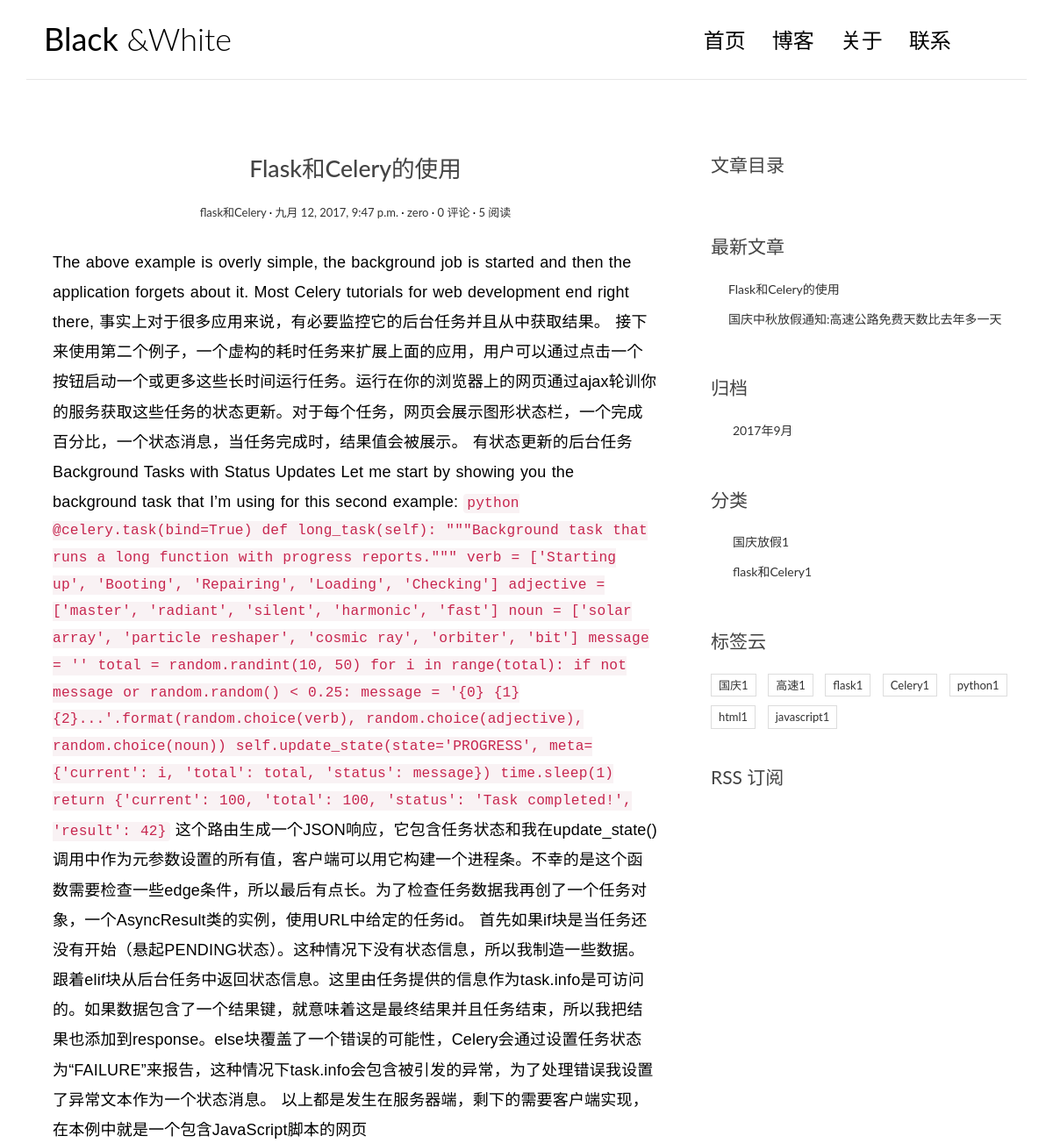
The app's page /post/2/ (upper part), older data.
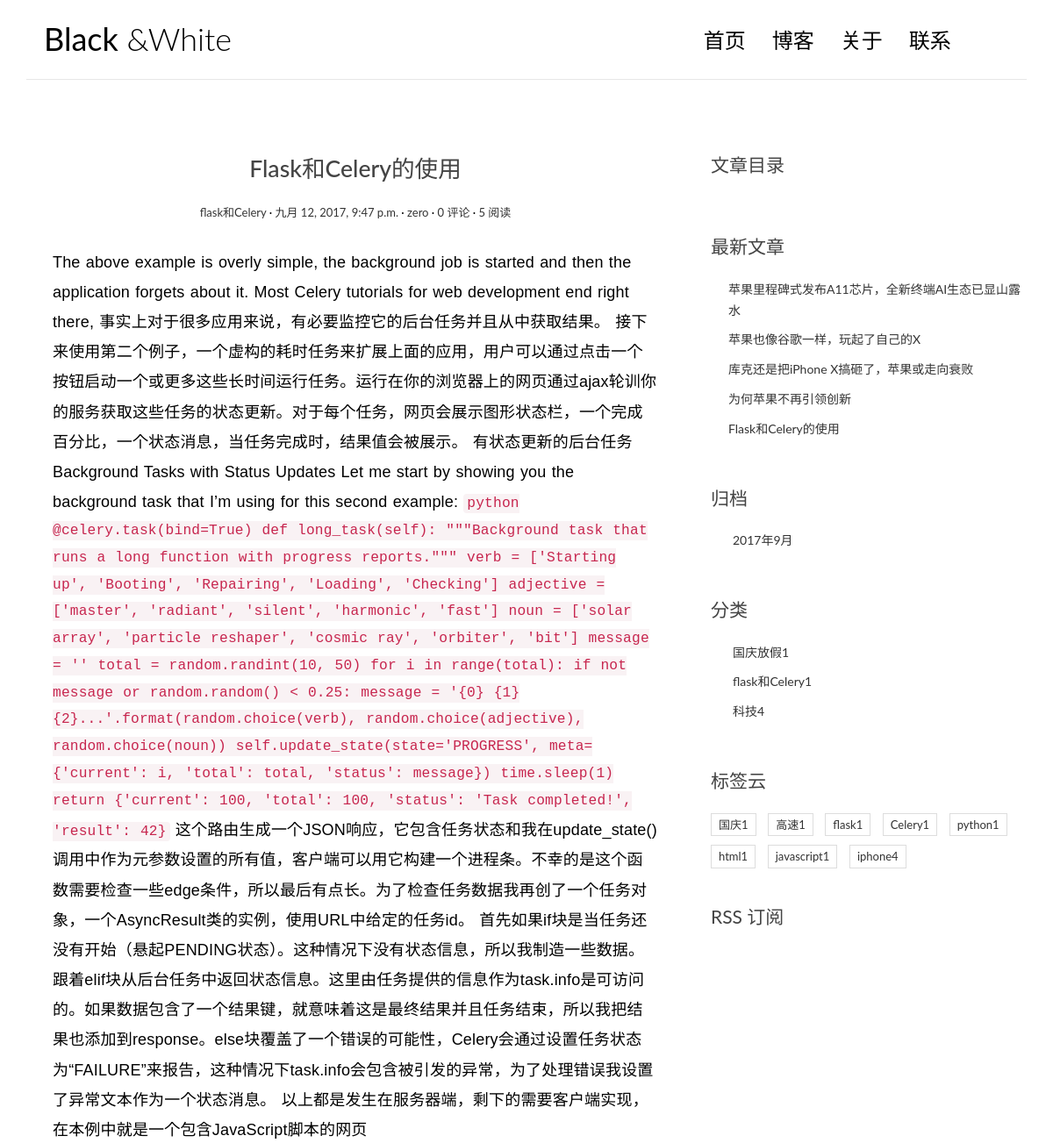
The same page, newer data.
### blog/models.py (models this page shows, shortened)
class Post(models.Model):
    title = models.CharField(max_length=64)
    body = models.TextField()
    created_time = models.DateTimeField()
    modified_time = models.DateTimeField()
    excerpt = models.CharField(max_length=256, blank=True)
    category = models.ForeignKey(Category)
    tags = models.ManyToManyField(Tag, blank=True)
    author = models.ForeignKey(User)
    views = models.PositiveIntegerField(default=0)
    def increase_views(self):
        self.views += 1
        self.save(update_fields=['views'])
    class Meta:
        ordering = ['-created_time', '-modified_time']
    def get_absolute_url(self):
        return reverse('blog:detail', kwargs={'pk': self.pk})
    def save(self,*args,**kwargs):
        if not self.excerpt:
            md = Markdown(extensions=[
                'markdown.extensions.extra',
                'markdown.extensions.codehilite',
            ])
            self.excerpt = strip_tags(md.convert(self.body))[:32]
            super().save(*args,**kwargs)

class Category(models.Model):
    name = models.CharField(max_length=64)

class Tag(models.Model):
    name = models.CharField(max_length=64)

### blog/views.py (the view)
# urls.py: url(r'^post/(?P<pk>[0-9]+)/$', views.PostDeailView.as_view(), name='detail'),  # post/1
class PostDeailView(DetailView):
    model = Post
    template_name = 'blog/detail.html'
    context_object_name = 'post'
    def get(self, request, *args, **kwargs):
        response = super().get(request, *args, **kwargs)
        self.object.increase_views()
        return response
    def get_object(self, queryset=None):
        post = super().get_object(queryset)
        md = Markdown(xtensions=[
            'markdown.extensions.extra',
            'markdown.extensions.codehilite',
            TocExtension(slugify=slugify)
        ])
        post.body = md.convert(post.body)
        return post
    def get_context_data(self, **kwargs):
        context = super().get_context_data(**kwargs)
        form = CommentForm()
        comment_list = self.object.comment_set.all()
        context.update({
            'form': form,
            'comment_list': comment_list,
        })
        return context

### blog/templatetags/blog_tags.py (called while the page is built)
@register.simple_tag
def get_recent_posts(num=5):
    return Post.objects.all().order_by('-created_time')[:num]

@register.simple_tag
def archives():
    return Post.objects.dates('created_time','month',order='DESC')

@register.simple_tag
def get_categories():
    return Category.objects.annotate(num_posts=Count('post')).filter(num_posts__gt=0)

@register.simple_tag
def get_tags():
    return Tag.objects.annotate(num_posts=Count('post')).filter(num_posts__gt=0)

### templates/blog/detail.html (shortened to what this page needs)
{% extends 'blog/base.html' %}
{% block main %}
<article class="post post-{{ post.pk }}">
    <header class="entry-header">
        <h1 class="entry-title">{{ post.title }}</h1>
        <div class="entry-meta">
            <span class="post-category"><a href="#">{{ post.category.name }}</a></span>
            <span class="post-date"><a href="#"><time class="entry-date" datetime="{{ post.created_time }}">{{ post.created_time }}</time></a></span>
            <span class="post-author"><a href="#">{{ post.author }}</a></span>
            <span class="comments-link"><a href="{{post.get_absolute_url}}#comment-area">{{post.comment_set.count}} 评论</a></span>
            <span class="views-count"><a href="#">{{post.views}} 阅读</a></span>
        </div>
    </header>
    <div class="entry-content clearfix">
        {{ post.body|safe }}
    </div>
</article>
{% endblock main %}
{% block toc %}
<div class="widget widget-content">
<h3 class="widget-title">文章目录</h3>
</div>
{% endblock toc %}

### templates/blog/base.html (shortened to what the changed rows need)
{% load staticfiles %}
{% load blog_tags %}
<html>
<head>
    <link rel="stylesheet" href="{% static 'blog/css/bootstrap.min.css' %}">
    <link rel="stylesheet" href="{% static 'blog/css/custom.css' %}">
    <link rel="stylesheet" href="{% static 'blog/css/pace.css' %}">
    <link rel="stylesheet" href="{% static 'blog/css/highlights/github.css' %}">
    <link rel="stylesheet" href="http://code.ionicframework.com/ionicons/2.0.1/css/ionicons.min.css">
</head>
<body>
<div class="container">
    <header id="site-header">
        <div class="row">
            <div class="col-md-4 col-sm-5 col-xs-8">
                <div class="logo">
                    <h1><a href="{% url 'blog:index' %}"><b>Black</b> &amp;White</a></h1>
                </div>
            </div>
        </div>
    </header>
</div>
<div class="content-body">
    <div class="container">
        <div class="row">
            <main class="col-md-8">
                {% block main %}
                {% endblock %}
            </main>
            <aside class="col-md-4">
                <div class="widget widget-recent-posts">
                    {% get_recent_posts as recent_post_list %}
                    <ul>
                        {% for post in recent_post_list %}
                        <li>
                            <a href="{{ post.get_absolute_url }}">{{post.title}}</a>
                        </li>
                        {% empty %}
                        没有文章
                        {% endfor %}
                    </ul>
                </div>
                <div class="widget widget-archives">
                    {% archives as date_list %}
                    <ul>
                        {% for date in date_list %}
                        <li>
                            <a href="{% url 'blog:archives' date.year date.month %}">{{date.year}}年{{date.month}}月</a>
                        </li>
                        {% empty %}
                        没有归档
                        {% endfor %}
                    </ul>
                </div>
                <div class="widget widget-category">
                    {% get_categories as category_list %}
                    <ul>
                        {% for category in category_list %}
                        <li>
                            <a href="{% url 'blog:category' category.pk %}">{{category.name}}<span class="post-count">{{category.num_posts}}</span> </a>
                        </li>
                        {% empty %}
                        没有分类
                        {% endfor %}
                    </ul>
                </div>
                <div class="widget widget-tag-cloud">
                    {% get_tags as tag_list %}
                    <ul>
                       {% for tag in tag_list %}
                        <li>
                            <a href="{% url 'blog:tag' tag.pk %}">{{tag.name}}<span class="post-count">{{tag.num_posts}}</span></a>
                        </li>
                        {% empty %}
                        没有标签
                        {% endfor %}
                    </ul>
                </div>
            </aside>
        </div>
    </div>
</div>
</body>
</html>

Row changes from the older to the newer data that the page shows:
no longer on this page (row unchanged): Post: title "国庆中秋放假通知:高速公路免费天数比去年多一天"
added Post: title "苹果里程碑式发布A11芯片，全新终端AI生态已显山露水"
added Post: title "苹果也像谷歌一样，玩起了自己的X"
added Post: title "库克还是把iPhone X搞砸了，苹果或走向衰败"
added Post: title "为何苹果不再引领创新"
added Category: name "科技", num_posts "4"
added Tag: name "iphone", num_posts "4"
